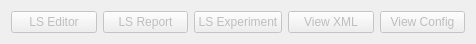
   <widget class="QWidget" name="horizontalLayoutWidget">
    <property name="geometry">
     <rect>
      <x>440</x>
      <y>0</y>
      <width>476</width>
      <height>31</height>
     </rect>
    </property>
    <layout class="QHBoxLayout" name="horizontalLayout">
     <item>
      <widget class="QPushButton" name="btnPageLS">
       <property name="enabled">
        <bool>false</bool>
       </property>
       <property name="text">
        <string>LS Editor</string>
       </property>
      </widget>
     </item>
     <item>
      <widget class="QPushButton" name="btnPageLSreport">
       <property name="enabled">
        <bool>false</bool>
       </property>
       <property name="text">
        <string>LS Report</string>
       </property>
      </widget>
     </item>
     <item>
      <widget class="QPushButton" name="btnPageExperiment">
       <property name="enabled">
        <bool>false</bool>
       </property>
       <property name="text">
        <string>LS Experiment</string>
       </property>
      </widget>
     </item>
     <item>
      <widget class="QPushButton" name="btnPageXML">
       <property name="enabled">
        <bool>false</bool>
       </property>
       <property name="text">
        <string>View XML</string>
       </property>
      </widget>
     </item>
     <item>
      <widget class="QPushButton" name="btnPageConfig">
       <property name="enabled">
        <bool>false</bool>
       </property>
       <property name="text">
        <string>View Config</string>
       </property>
      </widget>
     </item>
    </layout>
   </widget>
